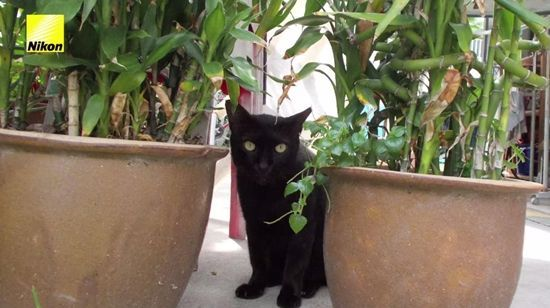
#> input picture embedded/opencv/basic/test.jpg, 550 x 308 px, found by its file name
$ python adaptivebinary.py
#> lines starting #> are read from the running program, lines starting #| are printed output that depends on the picture
import cv2 as cv
import sys

# 이미지를 읽어옵니다
img_color = cv.imread("test.jpg", cv.IMREAD_COLOR)
#> img_color is the input picture: shape (308, 550, 3); mean B, G, R 88.3, 112.2, 120.7
if img_color is None:
    print("no image file")
    sys.exit(1)

# 그레이 스케일 이미지로 변환한다
img_gray = cv.cvtColor(img_color, cv.COLOR_BGR2GRAY)
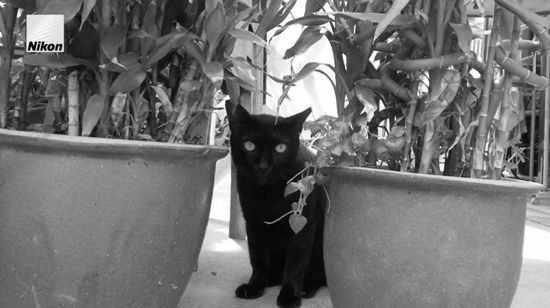
#> img_gray: shape (308, 550); min 1, max 255, mean 112

# 그레이 스케일 이미지에 적응형 이진화를 적용한다
img_binary = cv.adaptiveThreshold(
    img_gray, 255, cv.ADAPTIVE_THRESH_MEAN_C, cv.THRESH_BINARY, 5, 4)
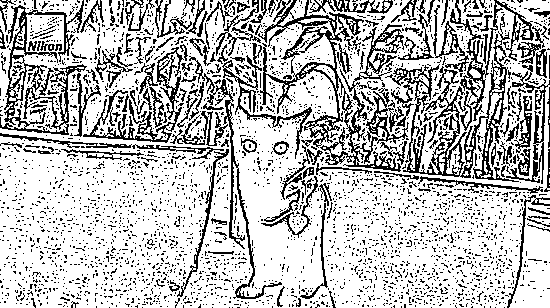
#> img_binary: shape (308, 550); 74.3% white; black in thin lines or dots

# 결과 이미지를 보여준다
cv.imshow('Grayscale', img_gray)
cv.imshow('Binary', img_binary)
cv.waitKey(0)
